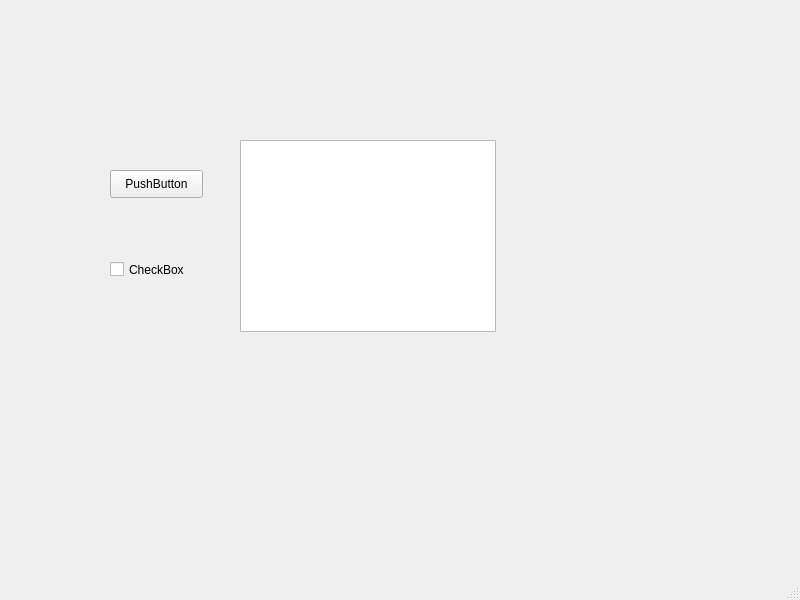
<?xml version="1.0" encoding="UTF-8"?>
<ui version="4.0">
 <class>MainWindow</class>
 <widget class="QMainWindow" name="MainWindow">
  <property name="geometry">
   <rect>
    <x>0</x>
    <y>0</y>
    <width>800</width>
    <height>600</height>
   </rect>
  </property>
  <property name="windowTitle">
   <string>MainWindow</string>
  </property>
  <widget class="QWidget" name="centralwidget">
   <widget class="QPushButton" name="pushButton">
    <property name="geometry">
     <rect>
      <x>110</x>
      <y>170</y>
      <width>93</width>
      <height>28</height>
     </rect>
    </property>
    <property name="text">
     <string>PushButton</string>
    </property>
   </widget>
   <widget class="QCheckBox" name="checkBox">
    <property name="geometry">
     <rect>
      <x>110</x>
      <y>260</y>
      <width>91</width>
      <height>19</height>
     </rect>
    </property>
    <property name="text">
     <string>CheckBox</string>
    </property>
   </widget>
   <widget class="QListView" name="listView">
    <property name="geometry">
     <rect>
      <x>240</x>
      <y>140</y>
      <width>256</width>
      <height>192</height>
     </rect>
    </property>
   </widget>
  </widget>
  <widget class="QMenuBar" name="menubar">
   <property name="geometry">
    <rect>
     <x>0</x>
     <y>0</y>
     <width>800</width>
     <height>26</height>
    </rect>
   </property>
  </widget>
  <widget class="QStatusBar" name="statusbar"/>
 </widget>
 <resources/>
 <connections/>
</ui>
